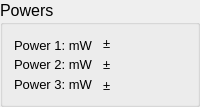
          <widget class="QGroupBox" name="groupBox_PP_Powers">
           <property name="sizePolicy">
            <sizepolicy hsizetype="Preferred" vsizetype="Maximum">
             <horstretch>0</horstretch>
             <verstretch>0</verstretch>
            </sizepolicy>
           </property>
           <property name="maximumSize">
            <size>
             <width>16777215</width>
             <height>100</height>
            </size>
           </property>
           <property name="font">
            <font>
             <pointsize>12</pointsize>
            </font>
           </property>
           <property name="title">
            <string>Powers</string>
           </property>
           <layout class="QHBoxLayout" name="horizontalLayout_2">
            <item>
             <layout class="QVBoxLayout" name="verticalLayout">
              <property name="spacing">
               <number>1</number>
              </property>
              <property name="sizeConstraint">
               <enum>QLayout::SetMaximumSize</enum>
              </property>
              <item>
               <widget class="QLabel" name="label_Powers_1">
                <property name="sizePolicy">
                 <sizepolicy hsizetype="Preferred" vsizetype="Fixed">
                  <horstretch>0</horstretch>
                  <verstretch>0</verstretch>
                 </sizepolicy>
                </property>
                <property name="maximumSize">
                 <size>
                  <width>16777215</width>
                  <height>50</height>
                 </size>
                </property>
                <property name="font">
                 <font>
                  <pointsize>10</pointsize>
                 </font>
                </property>
                <property name="text">
                 <string>Power 1: mW</string>
                </property>
               </widget>
              </item>
              <item>
               <widget class="QLabel" name="label_17">
                <property name="font">
                 <font>
                  <pointsize>10</pointsize>
                 </font>
                </property>
                <property name="text">
                 <string>Power 2: mW</string>
                </property>
               </widget>
              </item>
              <item>
               <widget class="QLabel" name="label_18">
                <property name="font">
                 <font>
                  <pointsize>10</pointsize>
                 </font>
                </property>
                <property name="text">
                 <string>Power 3: mW</string>
                </property>
               </widget>
              </item>
             </layout>
            </item>
            <item>
             <layout class="QVBoxLayout" name="verticalLayout_2">
              <item>
               <widget class="QLabel" name="label_15">
                <property name="font">
                 <font>
                  <pointsize>10</pointsize>
                 </font>
                </property>
                <property name="text">
                 <string>&lt;span&gt;&amp;#177;&lt;/span&gt;</string>
                </property>
               </widget>
              </item>
              <item>
               <widget class="QLabel" name="label_16">
                <property name="font">
                 <font>
                  <pointsize>10</pointsize>
                 </font>
                </property>
                <property name="text">
                 <string>&lt;span&gt;&amp;#177;&lt;/span&gt;</string>
                </property>
               </widget>
              </item>
              <item>
               <widget class="QLabel" name="label_19">
                <property name="font">
                 <font>
                  <pointsize>10</pointsize>
                 </font>
                </property>
                <property name="text">
                 <string>&lt;span&gt;&amp;#177;&lt;/span&gt;</string>
                </property>
               </widget>
              </item>
             </layout>
            </item>
           </layout>
          </widget>
